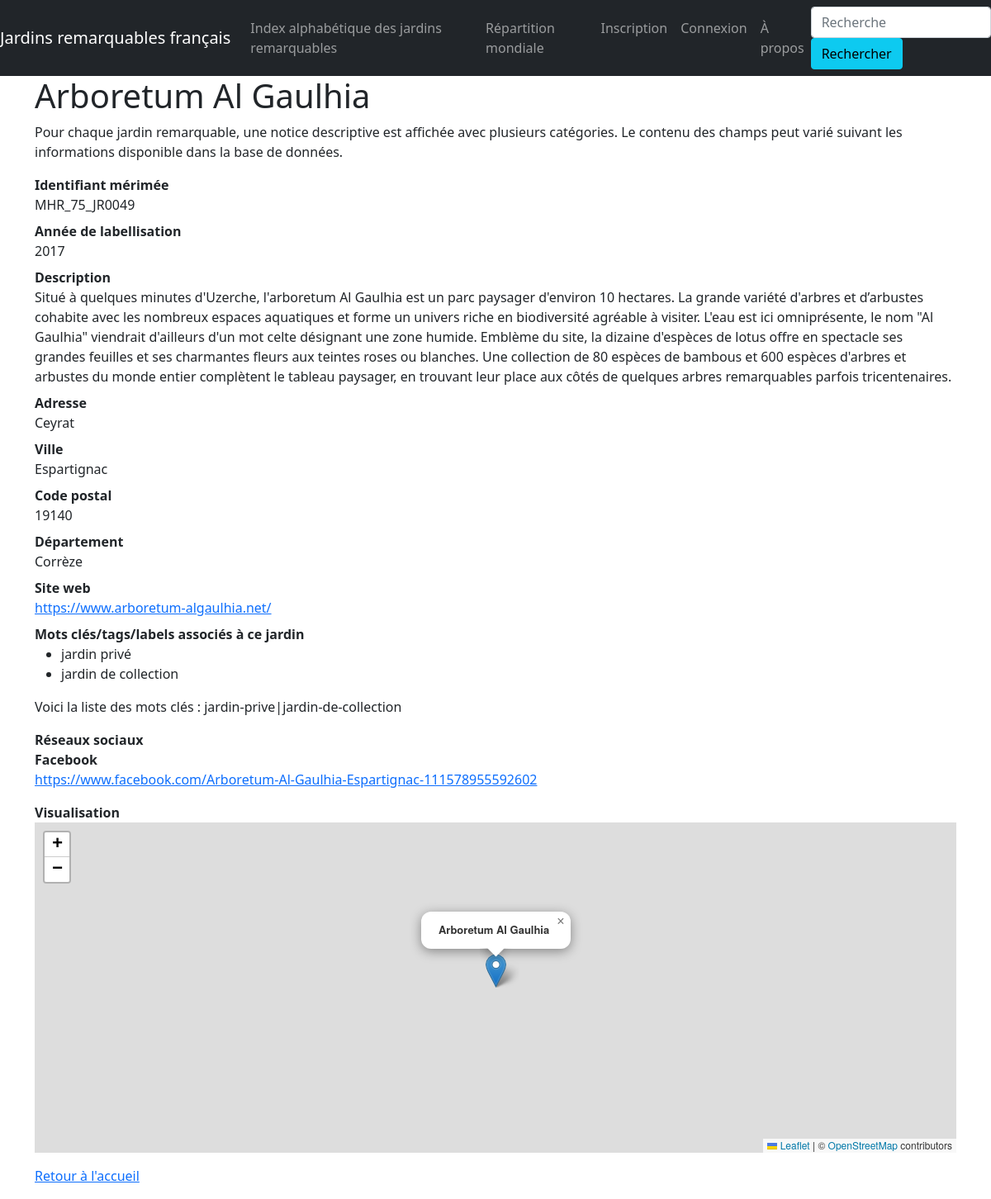
Page /jardin/430 on the committed database.
### jardins_remarquables/modeles/donnees.py (models this page shows, shortened)
class Jardins_remarquables(db.Model):
    id = db.Column(db.Integer, unique=True, nullable=False, primary_key=True, autoincrement=True)
    code_id = db.Column(db.Text, unique=True, nullable=False)
    nom = db.Column(db.Text, nullable=False)
    descriptif = db.Column(db.Text)
    annee_labellisation = db.Column(db.Integer, nullable=False)
    adresse = db.Column(db.Text)
    code_postal = db.Column(db.Integer)
    ville = db.Column(db.Text)
    departement = db.Column(db.Text)
    region = db.Column(db.Text)
    latitude = db.Column(db.Float)
    longitude = db.Column(db.Float)
    site_web = db.Column(db.Text)
    facebook = db.Column(db.Text)
    twitter = db.Column(db.Text)
    instagram = db.Column(db.Text)
    dailymotion = db.Column(db.Text)
    tags = db.Column(db.Text)
    participations = db.relationship("Participation", back_populates="jardin")

### jardins_remarquables/routes/general.py (the view)
@app.route("/jardin/<int:id>")
def jardin(id):
    unique_jardin = Jardins_remarquables.query.get(id)
    return render_template("pages/jardin.html", nom="Jardins", jardin=unique_jardin)

### jardins_remarquables/templates/pages/jardin.html (shortened to what this page needs)
{% extends "conteneur.html" %}
{% block head %}
    <link rel="stylesheet" href="https://unpkg.com/leaflet@1.7.1/dist/leaflet.css"
/>
{% endblock %}
{% block corps %}
    <body>
        {% if jardin %}
            <h1>{{jardin.nom}}</h1>
            <p>Pour chaque jardin remarquable, une notice descriptive est affichée avec plusieurs catégories.
                Le contenu des champs peut varié suivant les informations disponible dans la base de données.</p>
            <dl>
                <dt>Identifiant mérimée</dt><dd>{{jardin.code_id}}</dd>
                <dt>Année de labellisation</dt><dd>{{jardin.annee_labellisation}}</dd>
                <dt>Description</dt><dd>{{jardin.descriptif}}</dd>
                <dt>Adresse</dt>
                {% if jardin.adresse %}
                    <dd>{{jardin.adresse}}</dd>
                {% else %}
                    <dd>Aucune indication sur l'adresse de ce jardin remarquable n'est précisée.</dd>
                {% endif %}
                <dt>Ville</dt><dd>{{jardin.ville}}</dd>
                <dt>Code postal</dt><dd>{{jardin.code_postal}}</dd>
                <dt>Département</dt><dd>{{jardin.departement}}</dd>
                <dt>Site web</dt>
                {% if jardin.site_web%}
                    <dd><a href="{{jardin.site_web}}" target="_blank">{{jardin.site_web}}</a></dd>
                {% else %}
                    <dd>Ce jardin remarquable n'a pas de site web.</dd>
                {% endif %}
                {% if jardin.tags %}
                <dt>Mots clés/tags/labels associés à ce jardin</dt>
                    <dd>
                        <ul>
                            {% if "jardin-prive" in jardin.tags %}<li>jardin privé</li>{% endif %}
                            {% if "jardin-de-collection" in jardin.tags %}<li>jardin de collection</li>{% endif %}
                        </ul>
                    </dd>
                    {% if "jardin-contemporain" or "jardin-public" or "jardin-prive" or "jardin-inspiration-medievale" or
                    "jardin-regulier" or "jardin-de-collection" or "jardin-vivrier" or "monument-historique" or "parc-paysager"
                    or "protection-site" or "musee-de-france" or "tourisme-et-handicap" or "architecture-contemporaine-remarquable"
                    or "vpah" or "patrimoine-mondial-de-lunesco" or "maison-des-illustres" not in jardin.tags %}
                    <dd>Voici la liste des mots clés : {{jardin.tags}}</dd>
                    {% endif %}
                {% endif %}
            </dl>
            <dl>
                <dt>Réseaux sociaux</dt>
                {% if jardin.facebook or jardin.twitter or jardin.instagram or jardin.dailymotion %}
                    {% if jardin.facebook %}
                        <dt>Facebook</dt><dd><a href="{{jardin.facebook}}" target="_blank">{{jardin.facebook}}</a></dd>
                    {% endif %}
                {% else %}
                    <dd>Ce jardin remarquable ne possède pas de réseaux sociaux.</dd>
                {% endif %}
            </dl>
            <dl>
                <dt>Visualisation</dt>
                    {% if jardin.latitude and jardin.longitude %}
                        <div id="mapid"></div>
                    {% else %}
                        <dd>Les coordonnées géographiques de ce jardin ne sont pas disponibles.</dd>
                    {% endif %}
            </dl>
        {% else %}
            <p>La base de données est en cours de constitution.</p>
        {% endif %}
        <p><a href="{{url_for('accueil')}}">Retour à l'accueil</a>
    </body>
{% endblock %}

### jardins_remarquables/templates/pages/jardin.html (style rules this page uses)
#mapid { height: 400px; }

### rows in the picture
Jardins_remarquables: nom "Arboretum Al Gaulhia", code_id "MHR_75_JR0049", annee_labellisation "2017", descriptif "Situé à quelques minutes d'Uzerche, l'arboretum Al Gaulhia est un parc paysager d'environ 10 hectares. La grande variété d'arbres et d’arbustes cohabite avec les nombreux espaces aquatiques et forme un univers riche en biodiversité agréable à visiter. L'eau est ici omniprésente, le nom \"Al Gaulhia\" viendrait d'ailleurs d'un mot celte désignant une zone humide. Emblème du site, la dizaine d'espèces de lotus offre en spectacle ses grandes feuilles et ses charmantes fleurs aux teintes roses ou blanches. Une collection de 80 espèces de bambous et 600 espèces d'arbres et arbustes du monde entier complètent le tableau paysager, en trouvant leur place aux côtés de quelques arbres remarquables…", adresse "Ceyrat", ville "Espartignac", code_postal "19140", departement "Corrèze", site_web "https://www.arboretum-algaulhia.net/", tags "jardin-prive|jardin-de-collection", facebook "https://www.facebook.com/Arboretum-Al-Gaulhia-Espartignac-111578955592602"
